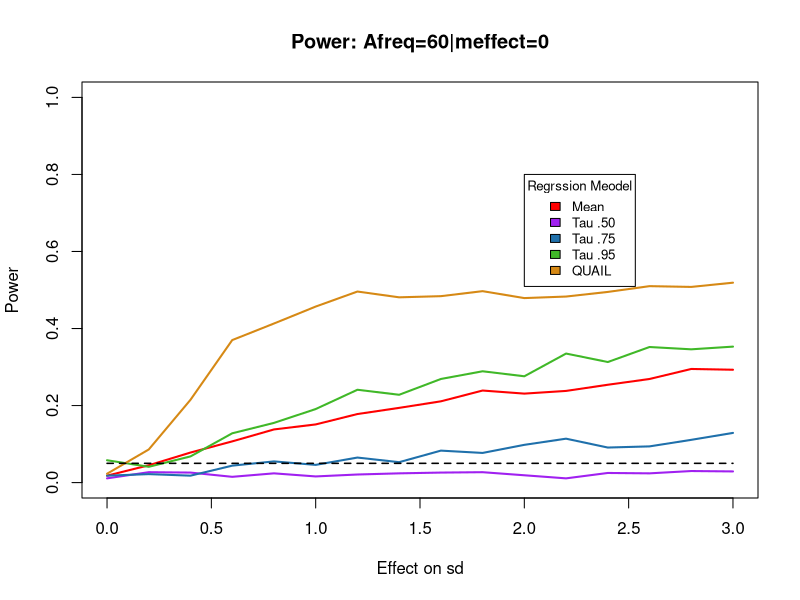
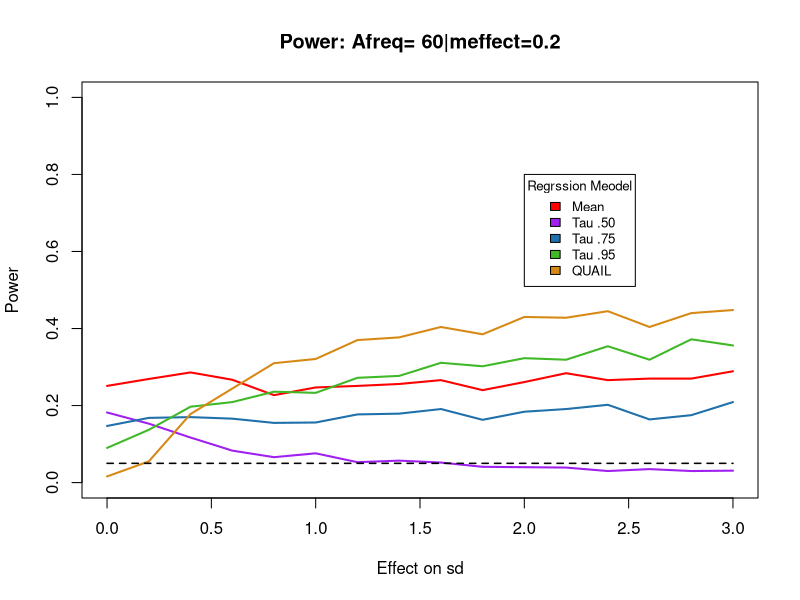
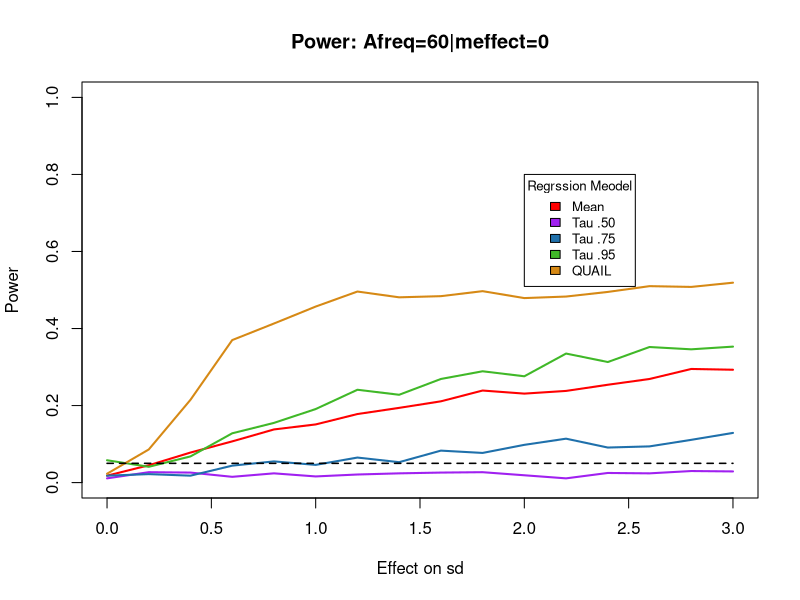
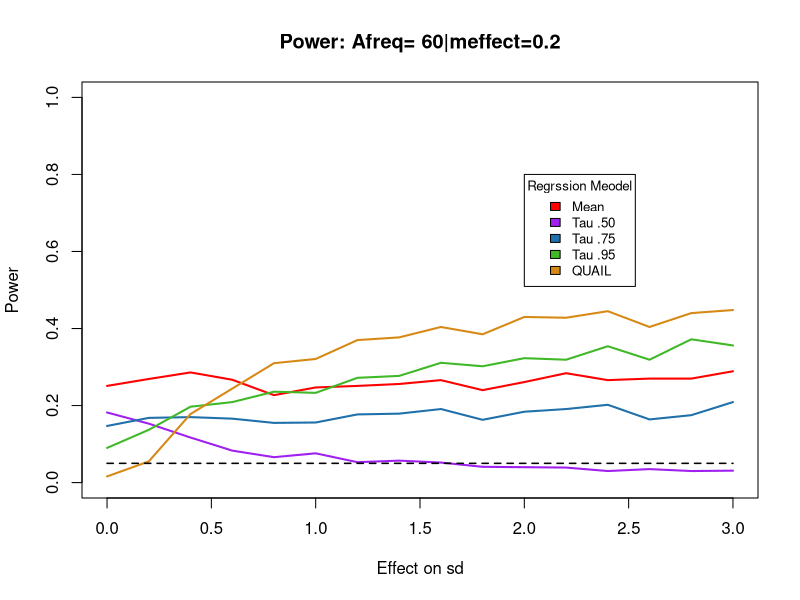

Write the R code that produced these figures, in order.
#summary Plots Allele Freq.

summary= read.csv(file = "./summary_afreq60_notskew.csv")

summary2= read.csv(file = "./summary_afreq75_notskew.csv")

summary3= read.csv(file = "./summary_afreq85_notskew.csv")

summary4= read.csv(file = "./summary_afreq90_notskew.csv")

summary5= read.csv(file = "./summary_afreq98_notskew.csv")

summary= read.csv(file = "./summary_afreq99_notskew.csv")

###############
#Allele Freq 60
###############
png(file="../images/batch2/pow_allelefreq99m0.png", width=600, height=550)

#no mean effect
plot(summary$sdeffect[summary$meffect==0],summary$pow_lreg[summary$meffect==0], 
     xlab= "Effect on sd", ylab= "Power", type="l", ylim=c(0,1), col="red", lwd=2,
     main="Power: Afreq=60|meffect=0")

lines(summary$sdeffect[summary$meffect==0], summary$pow_rq.t50[summary$meffect==0], 
      xlab= "sdeffect", ylab= "tau.50 power", type="l", col= "purple",lwd=2)

lines(summary$sdeffect[summary$meffect==0], summary$pow_rq.t75[summary$meffect==0], 
      xlab= "sdeffect", ylab= "tau.75 power",type="l", col="#1f70ab",lwd=2)

lines(summary$sdeffect[summary$meffect==0], summary$pow_rq.t95[summary$meffect==0], 
      xlab= "sdeffect", ylab= "tau.95 power", col= "#40b828",lwd=2)

lines(summary$sdeffect[summary$meffect==0], summary$pow_quail[summary$meffect==0], 
      xlab= "sdeffect", ylab= "QUAIL power", col= "#d68915",lwd=2)

lines(x=seq(0,3,0.1), y=rep(0.05,length(seq(0,3,0.1))), lwd=1.5, lty=2)
legend( 2, 0.8, legend=c("Mean", "Tau .50", "Tau .75", "Tau .95", "QUAIL"),
        fill=c("red", "purple", "#1f70ab", "#40b828", "#d68915"), title="Regrssion Meodel", cex=0.8)
dev.off()


png(file="../images/batch2/pow_allelefreq99m2.png", width=600, height=550)
#mean effect = 0.2
plot(summary$sdeffect[summary$meffect==0.2],summary$pow_lreg[summary$meffect==0.2], 
     xlab= "Effect on sd", ylab= "Power", type="l", ylim=c(0,1), col="red", lwd=2,
     main="Power: Afreq= 60|meffect=0.2")

lines(summary$sdeffect[summary$meffect==0.2], summary$pow_rq.t50[summary$meffect==0.2], 
      xlab= "sdeffect", ylab= "tau.50 power", type="l", col= "purple",lwd=2)

lines(summary$sdeffect[summary$meffect==0.2], summary$pow_rq.t75[summary$meffect==0.2], 
      xlab= "sdeffect", ylab= "tau.75 power",type="l", col="#1f70ab",lwd=2)

lines(summary$sdeffect[summary$meffect==0.2], summary$pow_rq.t95[summary$meffect==0.2], 
      xlab= "sdeffect", ylab= "tau.95 power", col= "#40b828",lwd=2)

lines(summary$sdeffect[summary$meffect==0.2], summary$pow_quail[summary$meffect==0.2], 
      xlab= "sdeffect", ylab= "QUAIL power", col= "#d68915",lwd=2)

lines(x=seq(0,3,0.1), y=rep(0.05,length(seq(0,3,0.1))), lwd=1.5, lty=2)
legend( 2, 0.8, legend=c("Mean", "Tau .50", "Tau .75", "Tau .95", "QUAIL"),
        fill=c("red", "purple", "#1f70ab", "#40b828", "#d68915"), title="Regrssion Meodel", cex=0.8)
dev.off()

##############
######
#Allele Freq 60
#no mean effect
plot(summary$sdeffect[summary$meffect==0],summary$pow_lreg[summary$meffect==0], 
     xlab= "Effect on sd", ylab= "Power", type="l", ylim=c(0,1), col="red", lwd=2,
     main="Power: Afreq=60|meffect=0")

lines(summary$sdeffect[summary$meffect==0], summary$pow_rq.t50[summary$meffect==0], 
      xlab= "sdeffect", ylab= "tau.50 power", type="l", col= "purple",lwd=2)

lines(summary$sdeffect[summary$meffect==0], summary$pow_rq.t75[summary$meffect==0], 
      xlab= "sdeffect", ylab= "tau.75 power",type="l", col="#1f70ab",lwd=2)

lines(summary$sdeffect[summary$meffect==0], summary$pow_rq.t95[summary$meffect==0], 
      xlab= "sdeffect", ylab= "tau.95 power", col= "#40b828",lwd=2)

lines(summary$sdeffect[summary$meffect==0], summary$pow_quail[summary$meffect==0], 
      xlab= "sdeffect", ylab= "QUAIL power", col= "#d68915",lwd=2)

lines(x=seq(0,3,0.1), y=rep(0.05,length(seq(0,3,0.1))), lwd=1.5, lty=2)
legend( 2, 0.8, legend=c("Mean", "Tau .50", "Tau .75", "Tau .95", "QUAIL"),
        fill=c("red", "purple", "#1f70ab", "#40b828", "#d68915"), title="Regrssion Meodel", cex=0.8)


#mean effect = 0.2
plot(summary$sdeffect[summary$meffect==0.2],summary$pow_lreg[summary$meffect==0.2], 
     xlab= "Effect on sd", ylab= "Power", type="l", ylim=c(0,1), col="red", lwd=2,
     main="Power: Afreq= 60|meffect=0.2")

lines(summary$sdeffect[summary$meffect==0.2], summary$pow_rq.t50[summary$meffect==0.2], 
      xlab= "sdeffect", ylab= "tau.50 power", type="l", col= "purple",lwd=2)

lines(summary$sdeffect[summary$meffect==0.2], summary$pow_rq.t75[summary$meffect==0.2], 
      xlab= "sdeffect", ylab= "tau.75 power",type="l", col="#1f70ab",lwd=2)

lines(summary$sdeffect[summary$meffect==0.2], summary$pow_rq.t95[summary$meffect==0.2], 
      xlab= "sdeffect", ylab= "tau.95 power", col= "#40b828",lwd=2)

lines(summary$sdeffect[summary$meffect==0.2], summary$pow_quail[summary$meffect==0.2], 
      xlab= "sdeffect", ylab= "QUAIL power", col= "#d68915",lwd=2)

lines(x=seq(0,3,0.1), y=rep(0.05,length(seq(0,3,0.1))), lwd=1.5, lty=2)
legend( 2, 0.8, legend=c("Mean", "Tau .50", "Tau .75", "Tau .95", "QUAIL"),
        fill=c("red", "purple", "#1f70ab", "#40b828", "#d68915"), title="Regrssion Meodel", cex=0.8)